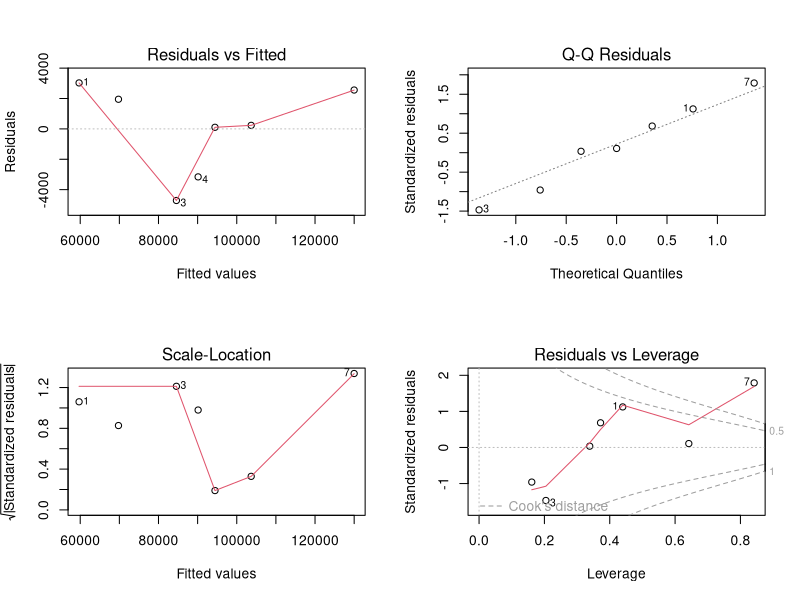

Write R code to recreate this figure.
## ---- chunk 1
irfa<-read.csv("../data/Indian rail traffic net revenues.csv")
fit1<-lm(income~psgr_trains+goods_trains,data=irfa)
summary(fit1)
par(mfrow=c(2,2))
plot(fit1)
